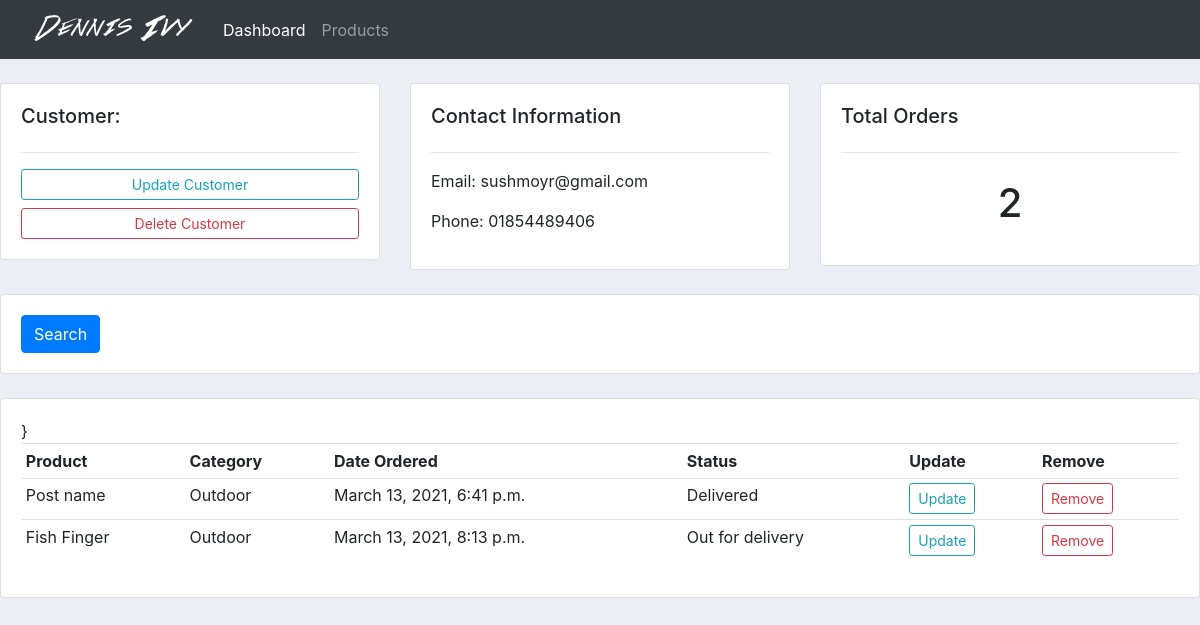
The app's page /customer/2/ with its own data.
### accounts/models.py (models this page shows, shortened)
class Customer(models.Model):
    name = models.CharField(max_length=20, null=True)
    phone = models.CharField(max_length=14, null=True)
    email = models.EmailField(max_length=100, null=True)
    date_created = models.DateTimeField(auto_now_add=True, null=True)

class Order(models.Model):
    STATUS = (
        ('Pending', 'Pending'),
        ('Out for delivery', 'Out for delivery'),
        ('Delivered', 'Delivered'),
    )
    customer = models.ForeignKey(Customer, null=True, on_delete=models.SET_NULL)
    product = models.ForeignKey(Product, null=True, on_delete=models.SET_NULL)
    date_created = models.DateTimeField(auto_now_add=True, null=True)
    status = models.CharField(max_length=200, null=True, choices=STATUS)

class Product(models.Model):
    CATEGORY = (
        ('Indoor', 'Indoor'),
        ('Outdoor', 'Outdoor')
    )
    name = models.CharField(max_length=20, null=True)
    price = models.FloatField(null=True)
    category = models.CharField(max_length=20, null=True, choices=CATEGORY)
    description = models.CharField(max_length=200, null=True)
    date_created = models.DateTimeField(auto_now_add=True, null=True)
    tags = models.ManyToManyField(Tag)
    def __str__(self):
        return self.name

### accounts/views.py (the view)
# urls.py: path('customer/<int:pk_test>/', views.customer, name="customer"),
def customer(request, pk_test):
    customers = Customer.objects.get(id=pk_test)
    orders = customers.order_set.all()
    order_count = orders.count()
    context = {
        'customer': customers,
        'orders': orders,
        'order_count': order_count
    }
    return render(request, 'accounts/customer.html', context)

### accounts/templates/accounts/customer.html (shortened to what this page needs)
{% extends 'accounts/main.html' %}
{% block content %}
    <br>
    <div class="row">
        <div class="col-md">
            <div class="card card-body">
                <h5>Customer:</h5>
                <hr>
                <a class="btn btn-outline-info  btn-sm btn-block" href="">Update Customer</a>
                <a class="btn btn-outline-danger  btn-sm btn-block" href="">Delete Customer</a>
            </div>
        </div>
        <div class="col-md">
            <div class="card card-body">
                <h5>Contact Information</h5>
                <hr>
                <p>Email: {{ customer.email }}</p>
                <p>Phone: {{ customer.phone }}</p>
            </div>
        </div>
        <div class="col-md">
            <div class="card card-body">
                <h5>Total Orders</h5>
                <hr>
                <h1 style="text-align: center;padding: 10px">{{ order_count }}</h1>
            </div>
        </div>
    </div>
    <br>
    <div class="row">
        <div class="col">
            <div class="card card-body">
                <form method="get">
                    <button class="btn btn-primary" type="submit">Search</button>
                </form>
            </div>
        </div>
    </div>
    <br>
    <div class="row">
        <div class="col-md">
            <div class="card card-body">
                <table class="table table-sm">
                    <tr>
                        <th>Product</th>
                        <th>Category</th>
                        <th>Date Ordered</th>
                        <th>Status</th>
                        <th>Update</th>
                        <th>Remove</th>
                    </tr>
                    {% for order in orders %}
                        <tr>
                            <td>{{ order.product }}</td>
                            <td>{{ order.product.category }}</td>
                            <td>{{ order.date_created }}</td>
                            <td>{{ order.status }}</td>
                            <td>
                                <a class="btn btn-sm btn-outline-info" href={% url 'update_order' order.id %}>
                                    Update
                            </td>
                            <td>
                                <a class="btn btn-sm btn-outline-danger" href={% url 'delete_order' order.id %}>
                                    Remove
                            </td>
                        </tr>
                    {% endfor %}
                </table>
            </div>
        </div>
    </div>
{% endblock %}

### static/css/main.css (style rules this page uses)
body { background-color: #ebeff5; }

### records on screen
Customer: email "sushmoyr@gmail.com", phone "01854489406"
Order: product "Post name", product.category "Outdoor", date_created "March 13, 2021, 6:41 p.m.", status "Delivered"
Order: product "Fish Finger", product.category "Outdoor", date_created "March 13, 2021, 8:13 p.m.", status "Out for delivery"

### other values on screen
{{ order_count }} "2"
